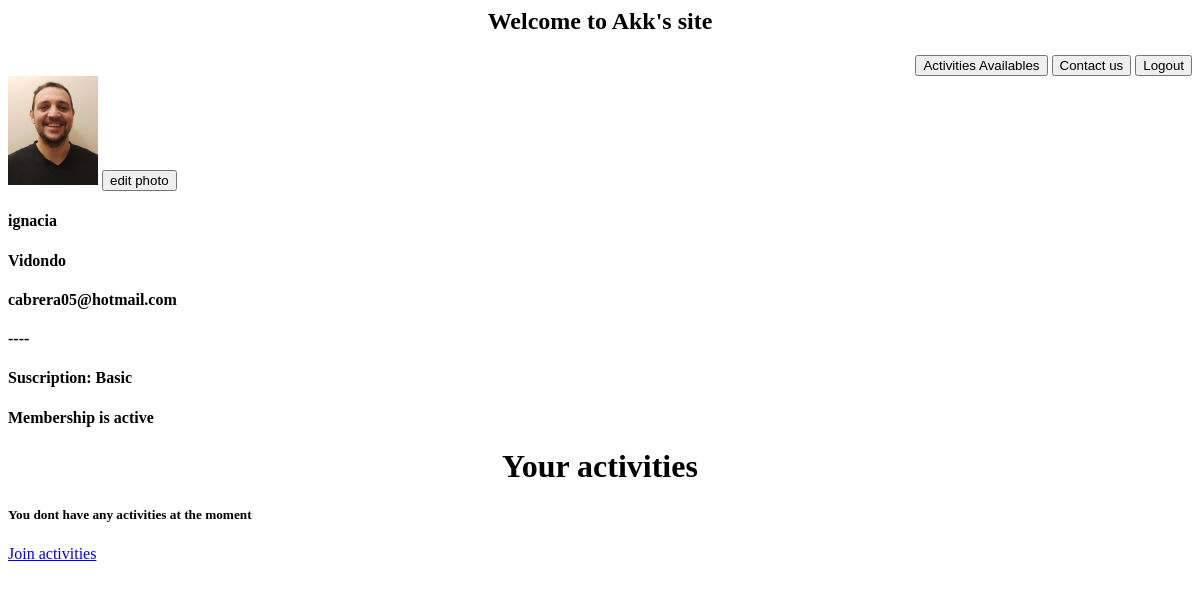
The page /mysite/ (signed in) on the database as committed earlier.
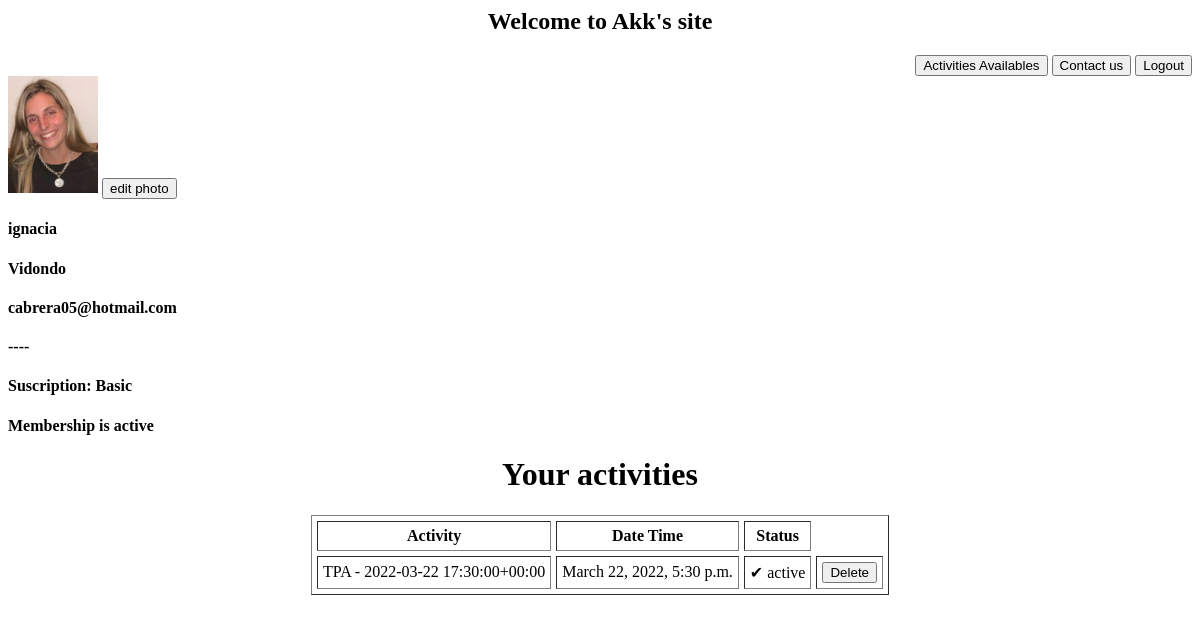
The same page on the database as committed later.
### Users/models.py (models this page shows, shortened)
class User(AbstractBaseUser,PermissionsMixin):
    id = models.AutoField(primary_key=True)
    username = models.CharField(
        max_length=200, blank=False, null=False, unique=True
    )
    email = models.EmailField(verbose_name="Email", unique=True)
    name = models.CharField(
        max_length=200, verbose_name="Name", blank=True, null=True
    )
    surname = models.CharField(
        max_length=200, verbose_name="Surname", blank=True, null=True
        )
    mobile = models.CharField(max_length=200, default= "----")
    subplan = models.ForeignKey(SubPlan, on_delete=models.CASCADE, default=1)
    status = models.BooleanField(default=True)
    creation_date = models.DateTimeField(auto_now=True, verbose_name="Date")
    image = models.ImageField(verbose_name="Image", upload_to='profile/', blank=True, null=True, default="profile.png")
    is_active = models.BooleanField(default=True)
    is_admin = models.BooleanField(default=False)
    is_staff = models.BooleanField(default=False)
    objects = UserManager()
    class Meta:
        verbose_name="User"
        verbose_name_plural="Users"
    USERNAME_FIELD = 'username'
    REQUIRED_FIELDS = ['email', 'name','surname',]
    def __str__(self):
        return self.username
    @property
    def is_staff(self):
        return self.is_admin

class UserActivity(models.Model):
    activity = models.ForeignKey(Activity, on_delete=models.CASCADE,unique=True)
    user = models.ForeignKey(User, on_delete=models.CASCADE)

### HomeApp/models.py (models this page shows)
class SubPlan(models.Model):
    title = models.CharField(max_length=200)
    price = models.IntegerField()
    status = models.BooleanField(default=False)
    def __str__(self):
        return self.title

class Activity(models.Model):
    title = models.CharField(max_length=200)
    date_time = models.DateTimeField()
    status = models.BooleanField(default=False)
    quantity_of_clients = models.IntegerField(default = 0)
    users = models.ManyToManyField("Users.User", related_name="User",blank=True,null=True)
    def __str__(self):
        return self.title + " " + str(" - " )+ str(self.date_time)

### Users/views.py (the view)
# urls.py: path('mysite/', login_required(mysite), name="mysite"),
def mysite(request):
    now = datetime.now(timezone.utc)
    activity = Activity.objects.filter(date_time__gte=now).first()
    user_activities = UserActivity.objects.filter(user=request.user).filter(activity__title=activity.title)
    return render (request, 'mysite.html',{'user_activities': user_activities})

### Users/templates/mysite.html (shortened to what this page needs)
  <h2 align="center">Welcome to {{user|title}}'s site</h2>
<div>
  <div align="right">
    <head>
      <div align="right">
    </head>
    <a href="{% url 'activities' %}" ><button type="button">Activities Availables</button></a>
    <a href="{% url 'contact' %}"><button class="btn btn-danger">Contact us</button></a>
    <a href="{% url 'logout' %}"><button type="button">Logout</button></a>
      </div>
    </div>
{% if user.image %}
    <img src="{{ user.image.url }}" hight=100px, width=90px>
{% endif %}
    <td><a href="{% url 'account_settings' user.id %}"><button>edit photo</button></a></td>
<diV>
    <h4>{{user.name}}</h4>
    <h4>{{user.surname}}</h4>
    <h4>{{user.email}}</h4>
    <h4>{{user.mobile}}</h4>
    <h4> Suscription: <b> {{user.subplan}}</b></h4>
    {% if user.status %}
    <h4>Membership is active</h4>
    {% endif %}
</div>
<h1 align="center">Your activities</h1>
{% if user_activities %}
<div>
    <body>
        <table border = "1" cellpadding = "5" cellspacing = "5" align="center">
           <tr>
              <th>Activity</th>
              <th>Date Time</th>
              <th>Status</th>
           </tr>
           <tr>{% for activity in user_activities %}
               <td> {{ activity.activity }}</td>
            <td>{{ activity.activity.date_time }}</td>
            <td>{% if activity.activity.status %} <span>&#10004;</span> active  {% endif %}</td>
            <td><a href="{% url 'delete_activity' activity.id %}"><button>Delete</button></a></td>
            {% endfor %}
         </table>
     </body>
</div>
{% else %}
<h5>You dont have any activities at the moment</h5>
<a href="{% url 'activities' %}">Join activities </a>
{% endif %}

Rows that differ between the two databases and show on the page:
changed User "Akk": image: a different picture
added UserActivity: activity "TPA - 2022-03-22 17:30:00+00:00", activity.date_time "March 22, 2022, 5:30 p.m.", shows "active"
Other text that changed with them:
text no longer shown: "You dont have any activities at the moment Join activities"
text now shown: "Activity Date Time Status"
